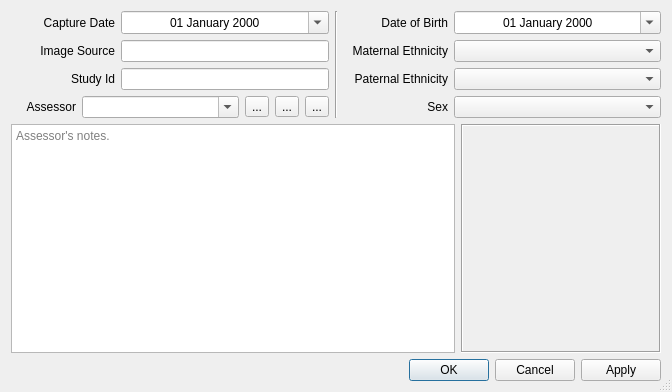
<?xml version="1.0" encoding="UTF-8"?>
<ui version="4.0">
 <class>ScanInfoDialog</class>
 <widget class="QDialog" name="ScanInfoDialog">
  <property name="geometry">
   <rect>
    <x>0</x>
    <y>0</y>
    <width>672</width>
    <height>392</height>
   </rect>
  </property>
  <property name="windowTitle">
   <string>Scan Info</string>
  </property>
  <property name="windowIcon">
   <iconset>
    <normaloff>:/logos/window_icon.png</normaloff>:/logos/window_icon.png</iconset>
  </property>
  <property name="sizeGripEnabled">
   <bool>true</bool>
  </property>
  <layout class="QVBoxLayout" name="verticalLayout_3" stretch="0,1,0">
   <item>
    <layout class="QHBoxLayout" name="horizontalLayout_11">
     <item>
      <layout class="QVBoxLayout" name="verticalLayout">
       <item>
        <layout class="QHBoxLayout" name="horizontalLayout_2" stretch="1,2">
         <item>
          <widget class="QLabel" name="label_4">
           <property name="sizePolicy">
            <sizepolicy hsizetype="Expanding" vsizetype="Preferred">
             <horstretch>0</horstretch>
             <verstretch>0</verstretch>
            </sizepolicy>
           </property>
           <property name="text">
            <string>Capture Date</string>
           </property>
           <property name="alignment">
            <set>Qt::AlignRight|Qt::AlignTrailing|Qt::AlignVCenter</set>
           </property>
           <property name="buddy">
            <cstring>captureDateEdit</cstring>
           </property>
          </widget>
         </item>
         <item>
          <widget class="QDateEdit" name="captureDateEdit">
           <property name="sizePolicy">
            <sizepolicy hsizetype="Ignored" vsizetype="Preferred">
             <horstretch>0</horstretch>
             <verstretch>0</verstretch>
            </sizepolicy>
           </property>
           <property name="toolTip">
            <string>When was this image taken?</string>
           </property>
           <property name="whatsThis">
            <string>The date this image was captured. Required to be able to accurately calculate the subject's age.</string>
           </property>
           <property name="alignment">
            <set>Qt::AlignCenter</set>
           </property>
           <property name="displayFormat">
            <string>dd MMMM yyyy</string>
           </property>
           <property name="calendarPopup">
            <bool>true</bool>
           </property>
          </widget>
         </item>
        </layout>
       </item>
       <item>
        <layout class="QHBoxLayout" name="horizontalLayout_9" stretch="1,2">
         <item>
          <widget class="QLabel" name="label_6">
           <property name="sizePolicy">
            <sizepolicy hsizetype="Expanding" vsizetype="Preferred">
             <horstretch>0</horstretch>
             <verstretch>0</verstretch>
            </sizepolicy>
           </property>
           <property name="text">
            <string>Image Source</string>
           </property>
           <property name="alignment">
            <set>Qt::AlignRight|Qt::AlignTrailing|Qt::AlignVCenter</set>
           </property>
           <property name="buddy">
            <cstring>sourceLineEdit</cstring>
           </property>
          </widget>
         </item>
         <item>
          <widget class="QLineEdit" name="sourceLineEdit">
           <property name="sizePolicy">
            <sizepolicy hsizetype="Ignored" vsizetype="Preferred">
             <horstretch>0</horstretch>
             <verstretch>0</verstretch>
            </sizepolicy>
           </property>
           <property name="toolTip">
            <string>Provenance of this image.</string>
           </property>
           <property name="whatsThis">
            <string>The imaging group / individual / location / hardware system that captured this image. In other words, any information that can help someone to identify where this image came from.</string>
           </property>
           <property name="alignment">
            <set>Qt::AlignCenter</set>
           </property>
          </widget>
         </item>
        </layout>
       </item>
       <item>
        <layout class="QHBoxLayout" name="horizontalLayout_6" stretch="1,2">
         <item>
          <widget class="QLabel" name="label_8">
           <property name="sizePolicy">
            <sizepolicy hsizetype="Expanding" vsizetype="Preferred">
             <horstretch>0</horstretch>
             <verstretch>0</verstretch>
            </sizepolicy>
           </property>
           <property name="text">
            <string>Study Id</string>
           </property>
           <property name="alignment">
            <set>Qt::AlignRight|Qt::AlignTrailing|Qt::AlignVCenter</set>
           </property>
           <property name="buddy">
            <cstring>studyIdLineEdit</cstring>
           </property>
          </widget>
         </item>
         <item>
          <widget class="QLineEdit" name="studyIdLineEdit">
           <property name="sizePolicy">
            <sizepolicy hsizetype="Ignored" vsizetype="Preferred">
             <horstretch>0</horstretch>
             <verstretch>0</verstretch>
            </sizepolicy>
           </property>
           <property name="toolTip">
            <string>Study or reference code.</string>
           </property>
           <property name="whatsThis">
            <string>Any relevent study or reference code - may be left blank.</string>
           </property>
           <property name="alignment">
            <set>Qt::AlignCenter</set>
           </property>
          </widget>
         </item>
        </layout>
       </item>
       <item>
        <layout class="QHBoxLayout" name="horizontalLayout_3" stretch="5,12,1,1,1">
         <item>
          <widget class="QLabel" name="label_9">
           <property name="sizePolicy">
            <sizepolicy hsizetype="Expanding" vsizetype="Preferred">
             <horstretch>0</horstretch>
             <verstretch>0</verstretch>
            </sizepolicy>
           </property>
           <property name="text">
            <string>Assessor</string>
           </property>
           <property name="alignment">
            <set>Qt::AlignRight|Qt::AlignTrailing|Qt::AlignVCenter</set>
           </property>
           <property name="buddy">
            <cstring>assessorComboBox</cstring>
           </property>
          </widget>
         </item>
         <item>
          <widget class="QComboBox" name="assessorComboBox">
           <property name="sizePolicy">
            <sizepolicy hsizetype="Ignored" vsizetype="Preferred">
             <horstretch>0</horstretch>
             <verstretch>0</verstretch>
            </sizepolicy>
           </property>
           <property name="toolTip">
            <string>Name of the assessing clinician.</string>
           </property>
           <property name="editable">
            <bool>true</bool>
           </property>
           <property name="duplicatesEnabled">
            <bool>true</bool>
           </property>
          </widget>
         </item>
         <item>
          <widget class="QToolButton" name="addAssessmentButton">
           <property name="toolTip">
            <string>Add a new assessment.</string>
           </property>
           <property name="whatsThis">
            <string>&lt;html&gt;&lt;head/&gt;&lt;body&gt;&lt;p&gt;Adds a new assessment for this model also copying across landmarks and any custom measurements defined against the current assessment.&lt;/p&gt;&lt;/body&gt;&lt;/html&gt;</string>
           </property>
           <property name="text">
            <string>...</string>
           </property>
           <property name="icon">
            <iconset resource="../FaceTools_res.qrc">
             <normaloff>:/icons/ADD</normaloff>:/icons/ADD</iconset>
           </property>
          </widget>
         </item>
         <item>
          <widget class="QToolButton" name="removeAssessmentButton">
           <property name="toolTip">
            <string>Erase the current assessment.</string>
           </property>
           <property name="whatsThis">
            <string>&lt;html&gt;&lt;head/&gt;&lt;body&gt;&lt;p&gt;Removes the current assessment which includes the assessor's notes as well as landmarks and any custom measurements.&lt;/p&gt;&lt;/body&gt;&lt;/html&gt;</string>
           </property>
           <property name="text">
            <string>...</string>
           </property>
           <property name="icon">
            <iconset resource="../FaceTools_res.qrc">
             <normaloff>:/icons/DELETE</normaloff>:/icons/DELETE</iconset>
           </property>
          </widget>
         </item>
         <item>
          <widget class="QToolButton" name="copyLandmarksButton">
           <property name="toolTip">
            <string>Copy this assessor's landmark positions to all other assessments.</string>
           </property>
           <property name="whatsThis">
            <string>&lt;html&gt;&lt;head/&gt;&lt;body&gt;&lt;p&gt;Copies across the landmarks from this assessment to all other assessments - overwriting the positions of landmarks stored against those assessments. Afterwards, each assessment retains its own version of the landmarks to allow repositioning independently of the other landmark sets.&lt;/p&gt;&lt;/body&gt;&lt;/html&gt;</string>
           </property>
           <property name="text">
            <string>...</string>
           </property>
           <property name="icon">
            <iconset resource="../FaceTools_res.qrc">
             <normaloff>:/icons/MARKER</normaloff>:/icons/MARKER</iconset>
           </property>
          </widget>
         </item>
        </layout>
       </item>
      </layout>
     </item>
     <item>
      <widget class="Line" name="line">
       <property name="orientation">
        <enum>Qt::Vertical</enum>
       </property>
      </widget>
     </item>
     <item>
      <layout class="QVBoxLayout" name="verticalLayout_2">
       <item>
        <layout class="QHBoxLayout" name="horizontalLayout" stretch="1,2">
         <item>
          <widget class="QLabel" name="label_3">
           <property name="sizePolicy">
            <sizepolicy hsizetype="Expanding" vsizetype="Preferred">
             <horstretch>0</horstretch>
             <verstretch>0</verstretch>
            </sizepolicy>
           </property>
           <property name="text">
            <string>Date of Birth</string>
           </property>
           <property name="alignment">
            <set>Qt::AlignRight|Qt::AlignTrailing|Qt::AlignVCenter</set>
           </property>
           <property name="buddy">
            <cstring>dobDateEdit</cstring>
           </property>
          </widget>
         </item>
         <item>
          <widget class="QDateEdit" name="dobDateEdit">
           <property name="sizePolicy">
            <sizepolicy hsizetype="Ignored" vsizetype="Preferred">
             <horstretch>0</horstretch>
             <verstretch>0</verstretch>
            </sizepolicy>
           </property>
           <property name="toolTip">
            <string>When was the subject born?</string>
           </property>
           <property name="whatsThis">
            <string>The subject's date of birth. Required to calculate the subject's age so that (together with sex and ethnicity) the significance of facial metrics can be accurately determined.</string>
           </property>
           <property name="alignment">
            <set>Qt::AlignCenter</set>
           </property>
           <property name="displayFormat">
            <string>dd MMMM yyyy</string>
           </property>
           <property name="calendarPopup">
            <bool>true</bool>
           </property>
          </widget>
         </item>
        </layout>
       </item>
       <item>
        <layout class="QHBoxLayout" name="horizontalLayout_7" stretch="1,2">
         <item>
          <widget class="QLabel" name="label">
           <property name="sizePolicy">
            <sizepolicy hsizetype="Expanding" vsizetype="Preferred">
             <horstretch>0</horstretch>
             <verstretch>0</verstretch>
            </sizepolicy>
           </property>
           <property name="text">
            <string>Maternal Ethnicity</string>
           </property>
           <property name="alignment">
            <set>Qt::AlignRight|Qt::AlignTrailing|Qt::AlignVCenter</set>
           </property>
           <property name="buddy">
            <cstring>maternalEthnicityComboBox</cstring>
           </property>
          </widget>
         </item>
         <item>
          <widget class="QTools::TreeComboBox" name="maternalEthnicityComboBox">
           <property name="sizePolicy">
            <sizepolicy hsizetype="Ignored" vsizetype="Preferred">
             <horstretch>0</horstretch>
             <verstretch>0</verstretch>
            </sizepolicy>
           </property>
           <property name="toolTip">
            <string>Ethnicity of the subject's mother.</string>
           </property>
           <property name="whatsThis">
            <string>Ethnic group categories are provided according to the Australian Bureau of Statistics &quot;1249.0 - Australian Standard Classification of Cultural and Ethnic Groups (ASCCEG), 2016&quot;.</string>
           </property>
          </widget>
         </item>
        </layout>
       </item>
       <item>
        <layout class="QHBoxLayout" name="horizontalLayout_10" stretch="1,2">
         <item>
          <widget class="QLabel" name="label_5">
           <property name="sizePolicy">
            <sizepolicy hsizetype="Expanding" vsizetype="Preferred">
             <horstretch>0</horstretch>
             <verstretch>0</verstretch>
            </sizepolicy>
           </property>
           <property name="text">
            <string>Paternal Ethnicity</string>
           </property>
           <property name="alignment">
            <set>Qt::AlignRight|Qt::AlignTrailing|Qt::AlignVCenter</set>
           </property>
           <property name="buddy">
            <cstring>paternalEthnicityComboBox</cstring>
           </property>
          </widget>
         </item>
         <item>
          <widget class="QTools::TreeComboBox" name="paternalEthnicityComboBox">
           <property name="sizePolicy">
            <sizepolicy hsizetype="Ignored" vsizetype="Preferred">
             <horstretch>0</horstretch>
             <verstretch>0</verstretch>
            </sizepolicy>
           </property>
           <property name="toolTip">
            <string>Ethnicity of the subject's father.</string>
           </property>
           <property name="statusTip">
            <string>Ethnic group categories are provided according to the Australian Bureau of Statistics &quot;1249.0 - Australian Standard Classification of Cultural and Ethnic Groups (ASCCEG), 2016&quot;.</string>
           </property>
          </widget>
         </item>
        </layout>
       </item>
       <item>
        <layout class="QHBoxLayout" name="horizontalLayout_8" stretch="1,2">
         <item>
          <widget class="QLabel" name="label_2">
           <property name="sizePolicy">
            <sizepolicy hsizetype="Expanding" vsizetype="Preferred">
             <horstretch>0</horstretch>
             <verstretch>0</verstretch>
            </sizepolicy>
           </property>
           <property name="text">
            <string>Sex</string>
           </property>
           <property name="alignment">
            <set>Qt::AlignRight|Qt::AlignTrailing|Qt::AlignVCenter</set>
           </property>
           <property name="buddy">
            <cstring>sexComboBox</cstring>
           </property>
          </widget>
         </item>
         <item>
          <widget class="QComboBox" name="sexComboBox">
           <property name="sizePolicy">
            <sizepolicy hsizetype="Ignored" vsizetype="Preferred">
             <horstretch>0</horstretch>
             <verstretch>0</verstretch>
            </sizepolicy>
           </property>
           <property name="toolTip">
            <string>The subject's sex.</string>
           </property>
           <property name="statusTip">
            <string/>
           </property>
           <property name="whatsThis">
            <string>The biological sex (not gender) of the subject. Intersex is denoted with the &quot;Female / Male&quot; option.</string>
           </property>
          </widget>
         </item>
        </layout>
       </item>
      </layout>
     </item>
    </layout>
   </item>
   <item>
    <layout class="QHBoxLayout" name="horizontalLayout_5" stretch="1,0">
     <property name="sizeConstraint">
      <enum>QLayout::SetDefaultConstraint</enum>
     </property>
     <item>
      <layout class="QVBoxLayout" name="verticalLayout_5">
       <item>
        <widget class="QPlainTextEdit" name="notesTextEdit">
         <property name="sizePolicy">
          <sizepolicy hsizetype="Preferred" vsizetype="Preferred">
           <horstretch>0</horstretch>
           <verstretch>0</verstretch>
          </sizepolicy>
         </property>
         <property name="minimumSize">
          <size>
           <width>400</width>
           <height>200</height>
          </size>
         </property>
         <property name="toolTip">
          <string>Write and store assessment notes.</string>
         </property>
         <property name="whatsThis">
          <string>Commentry salient to the assessment of this individual at this point in time.</string>
         </property>
         <property name="placeholderText">
          <string>Assessor's notes.</string>
         </property>
        </widget>
       </item>
      </layout>
     </item>
     <item>
      <widget class="QLabel" name="imageLabel">
       <property name="sizePolicy">
        <sizepolicy hsizetype="Preferred" vsizetype="Preferred">
         <horstretch>0</horstretch>
         <verstretch>0</verstretch>
        </sizepolicy>
       </property>
       <property name="minimumSize">
        <size>
         <width>200</width>
         <height>200</height>
        </size>
       </property>
       <property name="frameShape">
        <enum>QFrame::Box</enum>
       </property>
       <property name="frameShadow">
        <enum>QFrame::Sunken</enum>
       </property>
       <property name="text">
        <string/>
       </property>
       <property name="alignment">
        <set>Qt::AlignCenter</set>
       </property>
      </widget>
     </item>
    </layout>
   </item>
   <item>
    <layout class="QHBoxLayout" name="horizontalLayout_4" stretch="0">
     <item>
      <widget class="QDialogButtonBox" name="buttonBox">
       <property name="sizePolicy">
        <sizepolicy hsizetype="Preferred" vsizetype="Preferred">
         <horstretch>0</horstretch>
         <verstretch>0</verstretch>
        </sizepolicy>
       </property>
       <property name="orientation">
        <enum>Qt::Horizontal</enum>
       </property>
       <property name="standardButtons">
        <set>QDialogButtonBox::Apply|QDialogButtonBox::Cancel|QDialogButtonBox::Ok</set>
       </property>
       <property name="centerButtons">
        <bool>false</bool>
       </property>
      </widget>
     </item>
    </layout>
   </item>
  </layout>
 </widget>
 <customwidgets>
  <customwidget>
   <class>QTools::TreeComboBox</class>
   <extends>QComboBox</extends>
   <header>TreeComboBox.h</header>
  </customwidget>
 </customwidgets>
 <tabstops>
  <tabstop>captureDateEdit</tabstop>
  <tabstop>sourceLineEdit</tabstop>
  <tabstop>studyIdLineEdit</tabstop>
  <tabstop>assessorComboBox</tabstop>
  <tabstop>notesTextEdit</tabstop>
  <tabstop>dobDateEdit</tabstop>
  <tabstop>maternalEthnicityComboBox</tabstop>
  <tabstop>paternalEthnicityComboBox</tabstop>
  <tabstop>sexComboBox</tabstop>
  <tabstop>addAssessmentButton</tabstop>
  <tabstop>removeAssessmentButton</tabstop>
  <tabstop>copyLandmarksButton</tabstop>
 </tabstops>
 <resources>
  <include location="../FaceTools_res.qrc"/>
 </resources>
 <connections>
  <connection>
   <sender>buttonBox</sender>
   <signal>accepted()</signal>
   <receiver>ScanInfoDialog</receiver>
   <slot>accept()</slot>
   <hints>
    <hint type="sourcelabel">
     <x>248</x>
     <y>254</y>
    </hint>
    <hint type="destinationlabel">
     <x>157</x>
     <y>274</y>
    </hint>
   </hints>
  </connection>
  <connection>
   <sender>buttonBox</sender>
   <signal>rejected()</signal>
   <receiver>ScanInfoDialog</receiver>
   <slot>reject()</slot>
   <hints>
    <hint type="sourcelabel">
     <x>316</x>
     <y>260</y>
    </hint>
    <hint type="destinationlabel">
     <x>286</x>
     <y>274</y>
    </hint>
   </hints>
  </connection>
 </connections>
</ui>
